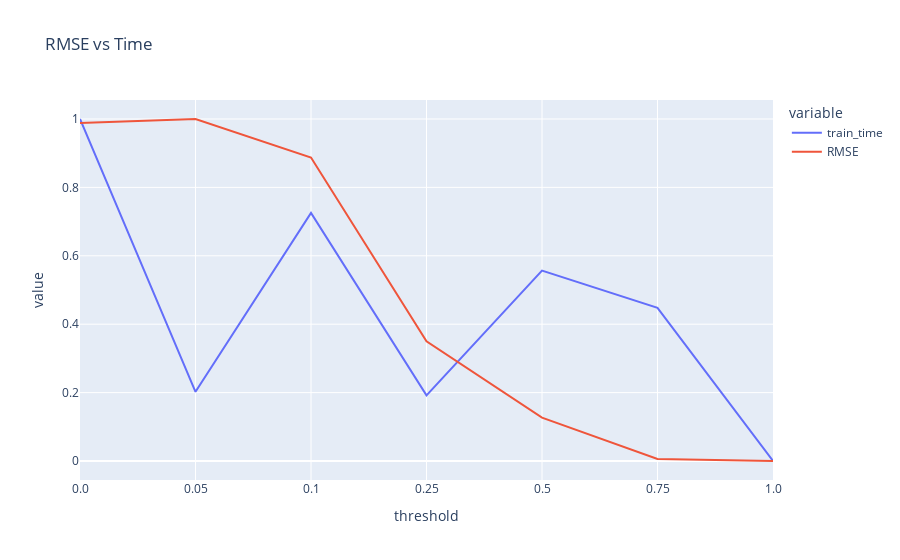

Source (notebook cell):
### Code cell
fig = px.line(df_min_max_scaled, x='threshold', y=['train_time', 'RMSE'],title='RMSE vs Time')
fig.show()

### Figure 1 — Plotly figure (JSON) as saved in the notebook; plotly's stock layout.template omitted (floating-point values rounded to 4 significant figures)
{"data": [{"hovertemplate": "variable=train_time<br>threshold=%{x}<br>value=%{y}<extra></extra>", "legendgroup": "train_time", "line": {"color": "#636efa", "dash": "solid"}, "marker": {"symbol": "circle"}, "mode": "lines", "name": "train_time", "orientation": "v", "showlegend": true, "type": "scatter", "x": ["0.0", "0.05", "0.1", "0.25", "0.5", "0.75", "1.0"], "xaxis": "x", "y": [1, 0.2024, 0.7252, 0.1919, 0.5568, 0.4478, 0], "yaxis": "y"}, {"hovertemplate": "variable=RMSE<br>threshold=%{x}<br>value=%{y}<extra></extra>", "legendgroup": "RMSE", "line": {"color": "#EF553B", "dash": "solid"}, "marker": {"symbol": "circle"}, "mode": "lines", "name": "RMSE", "orientation": "v", "showlegend": true, "type": "scatter", "x": ["0.0", "0.05", "0.1", "0.25", "0.5", "0.75", "1.0"], "xaxis": "x", "y": [0.988, 1, 0.8875, 0.35, 0.1268, 0.006153, 0], "yaxis": "y"}], "layout": {"legend": {"title": {"text": "variable"}, "tracegroupgap": 0}, "title": {"text": "RMSE vs Time"}, "xaxis": {"anchor": "y", "domain": [0, 1], "title": {"text": "threshold"}}, "yaxis": {"anchor": "x", "domain": [0, 1], "title": {"text": "value"}}}}
